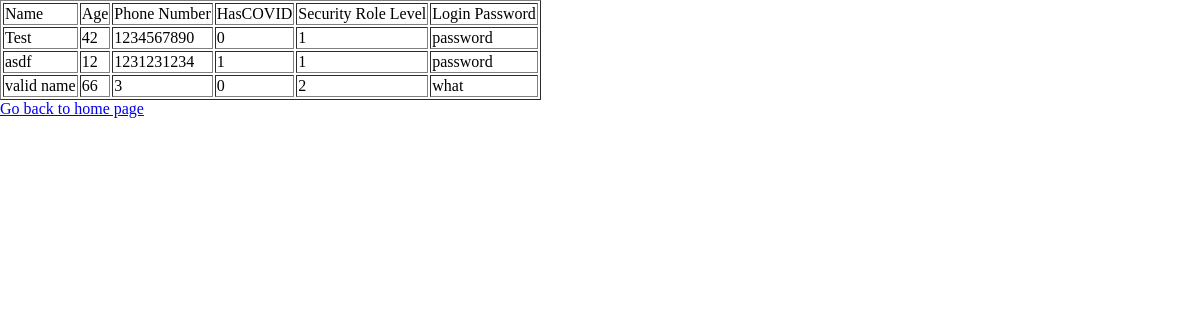
/list, run on an earlier commit of the app's database.
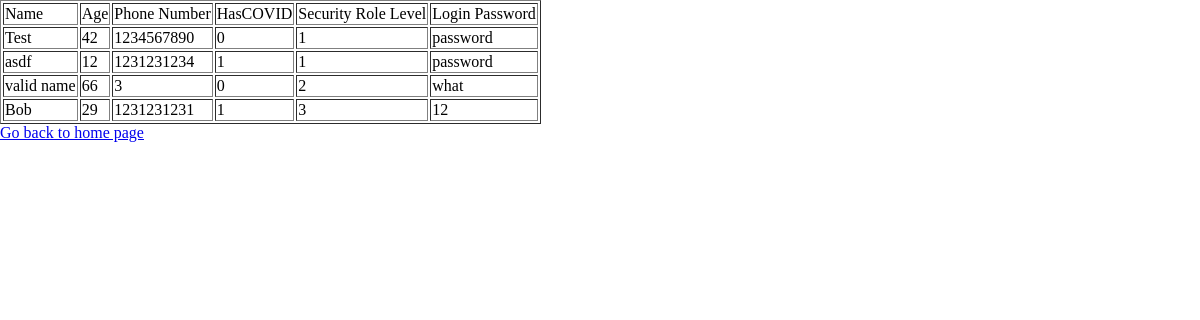
And on a later commit of the database.
### tables this page shows
CREATE TABLE hospital(
            Name TEXT NOT NULL PRIMARY KEY,
            Age INTEGER NOT NULL,
            Phone TEXT NOT NULL,
            COVID INTEGER NOT NULL,
            Security INTEGER NOT NULL,
            Password TEXT NOT NULL);

### HospitalApp.py (the view)
@app.route('/list')
def list():
    con = sql.connect("HospitalDB.db")
    con.row_factory = sql.Row
    cur = con.cursor()
    cur.execute("select * from hospital")
    rows = cur.fetchall()
    return render_template("list.html", rows=rows)

### templates/list.html (shortened to what this page needs)
<!DOCTYPE html>
<html>
<head>
</head>
<body data-gr-c-s-loaded="true" style="margin: 0px;">
      <table border="1">
         <thead>
            <tr><td>Name</td>
            <td>Age</td>
            <td>Phone Number</td>
                <td>HasCOVID</td>
                <td>Security Role Level</td>
            <td>Login Password</td>
         </tr></thead>
          <tbody>
          {% for row in rows %}
          <tr>
               <td>{{row["Name"]}}</td>
               <td>{{row["Age"]}}</td>
               <td>{{row["Phone"]}}</td>
               <td>{{row["COVID"]}}</td>
               <td>{{row["Security"]}}</td>
               <td>{{row["Password"]}}</td>
            </tr>
      {% endfor %}
          </tbody>
      </table>
      <a href="/">Go back to home page</a>
</body></html>

What changed in the data, as far as the page shows it:
added hospital: Name "Bob", Age "29", Phone "1231231231", COVID "1", Security "3", Password "12"
